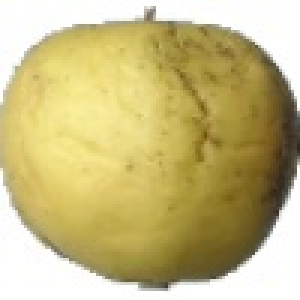
#> input picture images/apple/001.jpg, 100 x 100 px, given as the content of the folder images/train, which was not available (shown 3 times larger)
$ python classifier.py
#> lines starting #> are read from the running program, lines starting #| are printed output that depends on the picture; pictures that were not available may be replaced by others from this repository, and a replacement may not be noted
### lbph.py
from skimage import feature
import numpy as np

class LocalBinaryPatterns:
	def __init__(self, numPoints, radius):
		# store the number of points and radius
		self.numPoints = numPoints
		self.radius = radius

	def describe(self, image, eps=1e-7):
		# compute the Local Binary Pattern representation
		# of the image, and then use the LBP representation
		# to build the histogram of patterns
		lbp = feature.local_binary_pattern(image, self.numPoints,
			self.radius, method="uniform")
		(hist, _) = np.histogram(lbp.ravel(),
			bins=np.arange(0, self.numPoints + 3),
			range=(0, self.numPoints + 2))

		# normalize the histogram
		hist = hist.astype("float")
		hist /= (hist.sum() + eps)

		# return the histogram of Local Binary Patterns
		return hist

### classifier.py
import cv2
import os
from imutils import paths
import pickle
from lbph import LocalBinaryPatterns

import numpy
import numpy as np
from matplotlib import pyplot,cm
import scipy.interpolate as interp
from mpl_toolkits.mplot3d import Axes3D

from sklearn.model_selection import train_test_split, GridSearchCV, StratifiedShuffleSplit
from sklearn.ensemble import AdaBoostClassifier
from sklearn.tree import DecisionTreeClassifier
from sklearn.manifold import MDS
from sklearn.neighbors.classification import KNeighborsClassifier
from sklearn.neural_network import MLPClassifier
from sklearn.svm import SVC

# [62 lines left out: functions plot_boundaries_decision, optimal_SVC_parameters, not called in this run]

if __name__ == "__main__":
    desc = LocalBinaryPatterns(24, 8)   #the descripter use to calculate the
                                        # local binary pattern histogram (LBPH)

    data = []            # List to store the data of each image
    labels = []          # Lis that permit to store the label of each image corresponding

    X_train = np.empty((0,26)) # a numpy array that permit to store the features of each train image in a way
                               # that we can use the library scikit learn on it and that we are able to visualize
                               # the data on figures
    train_path_images = [i for i in paths.list_images("images/train")] #Path to train images
    test_path_images =  [i for i in paths.list_images("images/test")] #Path to test images
    for image_path in train_path_images:
    	image = cv2.imread(image_path)              # Variable to store the data of the image
#> image is the input picture: shape (100, 100, 3); mean B, G, R 129.8, 186.8, 199.6
    	gray = cv2.cvtColor(image, cv2.COLOR_BGR2GRAY)  # We convert the image in gray
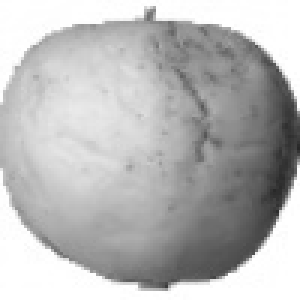
#> gray: shape (100, 100) (shown 3 times larger); min 39, max 255, mean 184.2
    	hist = desc.describe(gray)                     # We get the histograme of gray image
#> in describe, `lbp = feature.local_binary_pattern(image, self.numPoints, self.radius,..`:
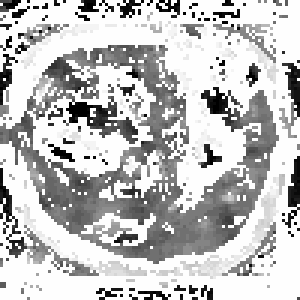
#> lbp: shape (100, 100) float64 (shown 3 times larger); min 0, max 25, mean 18.9; drawn with min black and max white
#> in describe, `(hist, _) = np.histogram(lbp.ravel(), bins=np.arange(0, self.numPoints..`: hist = 26 values, max 5548 at index 25, min 27 at index 18, mean 384.6
#> in describe, `hist /= (hist.sum() + eps)`: hist = 26 values, max 0.555 at index 25, min 0.0027 at index 18, mean 0.0385
    	X_train = np.vstack([X_train,hist])         # We add the the values of histogramme in the numpy array
    	labels.append(image_path.split(os.path.sep)[-2])  #We append the label corresponding to the histogramme
    	data.append(hist)

    y_train = [1 if i=="apple" else 0 for i in labels]   # The label of each image convert in int
    color = numpy.array([x for x in "cmkr"])

    # We create a list of classifier to compare after and see which one of them has the best performance
    clf_list = [AdaBoostClassifier(DecisionTreeClassifier(max_depth=3), n_estimators=50),
                SVC(gamma ='auto'),
                MLPClassifier(int(1e2),activation='tanh',max_iter=100)]

    y_test = []   #List where we're going to store the true label of test data
    X_test = np.empty((0,26))   #numpy array to store the LBPH informations of test image

    labels = []
    # loop over the testing images
    for imagePath in test_path_images:
    	# load the image, convert it to grayscale, describe it,
    	# and classify it
        image = cv2.imread(imagePath)
        gray = cv2.cvtColor(image, cv2.COLOR_BGR2GRAY)
        hist = desc.describe(gray)
        X_test = np.vstack([X_test,hist.reshape(1, -1)])         # We add the the values of histogramme in the numpy array
        labels.append(imagePath.split(os.path.sep)[-2])  #We append the string label corresponding to the histogramme

    err_clf = 1.0

    y_test = [1 if i=="apple" else 0 for i in labels]   # The label of each image convert in int
                                                        # 1 for apple and 0 for tomatoes

    #We concantenate the datat train and test together for the plot of decision boundaries
    X,y = numpy.concatenate((X_train,X_test)), numpy.concatenate((y_train,y_test))
#> y = [0, 0]

    ### Step to decrease the dimension of the data so as to visualize
    ### the ptojection of data into a 2D space
    #Multidimensional scaling
    mds = MDS(n_components=2, n_init=1)
    X_2d = mds.fit_transform(X)
#> X_2d = [[-1.59e-09, 5.02e-09], [1.59e-09, -5.02e-09]]

    fig = pyplot.figure()
    fig.set_size_inches(10.5, 8.5)

    ax = fig.add_subplot(211) #small subplot to show how the legend has moved.
    #plot
    ax.set_title("Projection of data in 2 dimensions using multidimensional positioning (MDS)")
    ax.scatter(X_2d[:,0], X_2d[:,1], c=color[y].tolist())

    label =numpy.array([x for x in ["Apple","Tomatoes"]])
    # Legend
    for ind, s in enumerate(label):
        ax.scatter([], [], label=s, color=color[ind])

    pyplot.legend(scatterpoints=1, frameon=True, labelspacing=0.5
               , bbox_to_anchor=(1.2, .4) , loc='center right')

    pyplot.tight_layout()
    pyplot.savefig("MDS_2D.PNG")
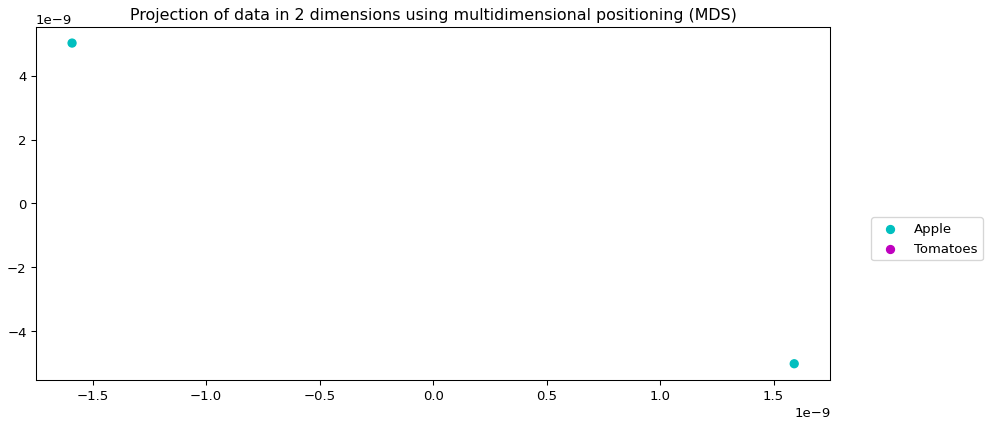
#> figure drawn by matplotlib, 1 panel
    pyplot.show()

    model = None
    for clf in clf_list:
#> (the run stopped early here; a loop or call above may not have finished)
